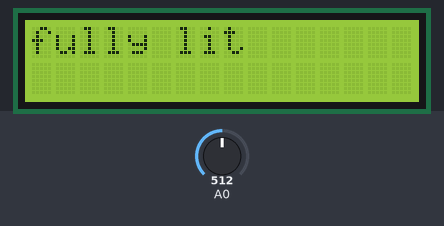
Simulated run of this sketch. Board: Arduino Uno, built with avr-gcc and run on an emulated ATmega328P. Parts: 16×2 character LCD. The inputs (shaded band) are chosen by the test bench; at power-on: A0 = 512.

Above: at 1.2 s.
1.3 s: A0 set to 431
2.8 s: A0 set to 410
At 4.2 s:
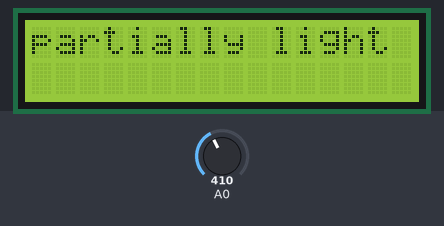
4.5 s: A0 set to 306
At 5.8 s:
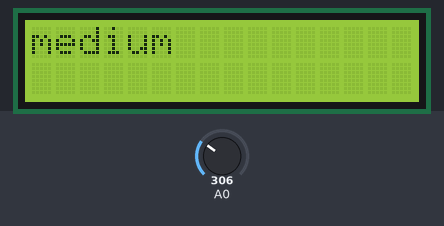
6.1 s: A0 set to 223
7.6 s: A0 set to 203
At 8.8 s:
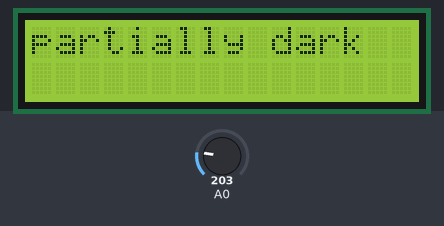
9.1 s: A0 set to 121
10.6 s: A0 set to 105
At 12.1 s:
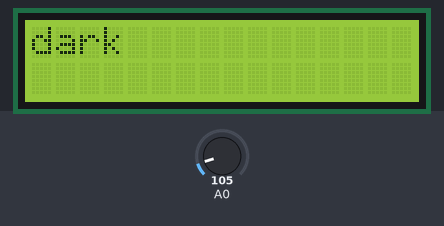
Timing chart, 0 to 13.1 s (numbered marks = the images above; inputs shaded):
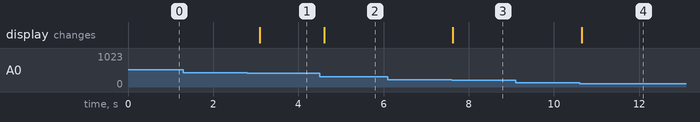

The sketch:

jhoang6_CS362_lab4.ino
```cpp
/*
 *
 * Author: Jon-Michael Hoang | jhoang6 | 657540122
 *
 * Lab 4: Photoresistor Lab
 *
 * Desc: Using an LCD screen and a photoresistor, display how much light the photoresistor
 *       detects onto the LCD screen
 *
 * Assumptions: The setup was annoying but other than that, the whole lab was pretty much easy
 *
 * References: https://www.arduino.cc/en/tutorial/AnalogInput
 *
 */

// libraries used
#include <LiquidCrystal.h>

// initialize the pins to the lcd
LiquidCrystal lcd(12, 11, 5, 4, 3, 2);

// simple setup
void setup()
{
  lcd.begin(16, 2);
  lcd.clear();
}

// loop
void loop()
{
  // clear the buffer otherwise the words will overwrite on top of each other
  // e.g. [Dark Light]
  lcd.clear();

  // read in the photoresitor sensor value, which had analog values
  double sensorValue = analogRead(A0);

  // use the sensor value to create "levels of brightness"
  int level = (sensorValue/1023)*100;

  // set the cursor to the top left of the lcd display
  lcd.setCursor(0, 0);

  // using the level, indicate how bright it is
  // pretty self-explanatory on what this part is
  if (level <= 10)
  {
    lcd.print("dark");
  }
  else if (level <= 20 && level > 10)
  {
    lcd.print("partially dark");
  }
  else if (level <= 30 && level > 20)
  {
    lcd.print("medium");
  }
  else if (level <= 40 && level > 30)
  {
    lcd.print("partially light");
  }
  else
  {
    lcd.print("fully lit");
  }

  // delay by half a second so it won't constantly change
  delay(500);
}
```

Measured:
- the behaviour switches between 420 and 419 on A0 (found by bisection; images 0 and 1)
- the behaviour switches between 215 and 214 on A0 (found by bisection; images 2 and 3)
- the behaviour switches between 113 and 112 on A0 (found by bisection; images 3 and 4)
- after the input at 1.3 s, every drawn part: stays the same
- after the input at 2.8 s, the display: changes after 0.29 s (image 1)
- after the input at 4.5 s, the display: changes after 0.10 s (image 2)
- after the input at 6.1 s, every drawn part: stays the same
- after the input at 7.6 s, the display: changes at once (image 3)
- after the input at 9.1 s, every drawn part: stays the same
- after the input at 10.6 s, the display: changes after 0.05 s (image 4)
